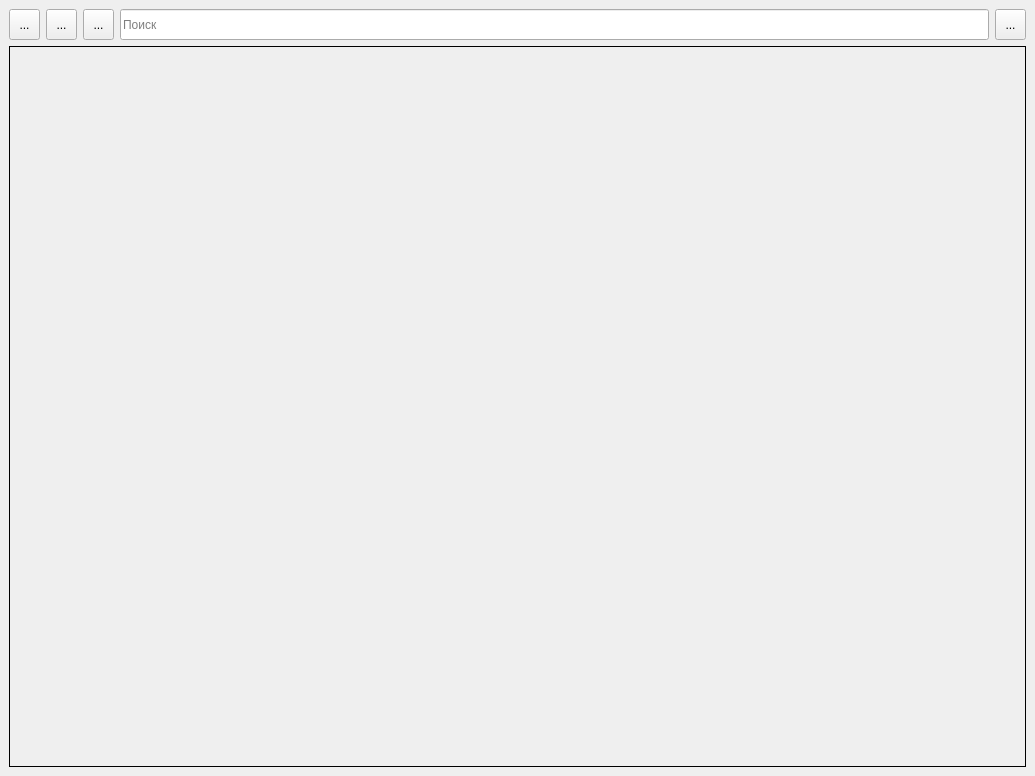
<?xml version="1.0" encoding="UTF-8"?>
<ui version="4.0">
 <class>Browser</class>
 <widget class="QMainWindow" name="Browser">
  <property name="geometry">
   <rect>
    <x>0</x>
    <y>0</y>
    <width>1035</width>
    <height>776</height>
   </rect>
  </property>
  <property name="windowTitle">
   <string>YFenBrowser</string>
  </property>
  <property name="windowIcon">
   <iconset resource="icons.qrc">
    <normaloff>:/Icon/JHUuiS-J27Y.jpg</normaloff>:/Icon/JHUuiS-J27Y.jpg</iconset>
  </property>
  <widget class="QWidget" name="centralwidget">
   <layout class="QGridLayout" name="gridLayout">
    <item row="0" column="0">
     <widget class="QToolButton" name="toolButton_back">
      <property name="minimumSize">
       <size>
        <width>31</width>
        <height>31</height>
       </size>
      </property>
      <property name="text">
       <string>...</string>
      </property>
      <property name="icon">
       <iconset resource="icons.qrc">
        <normaloff>:/Icon/free-icon-left-arrow-271218.png</normaloff>:/Icon/free-icon-left-arrow-271218.png</iconset>
      </property>
     </widget>
    </item>
    <item row="0" column="1">
     <widget class="QToolButton" name="toolButton_refresh">
      <property name="minimumSize">
       <size>
        <width>31</width>
        <height>31</height>
       </size>
      </property>
      <property name="text">
       <string>...</string>
      </property>
      <property name="icon">
       <iconset resource="icons.qrc">
        <normaloff>:/Icon/free-icon-refresh-271224.png</normaloff>:/Icon/free-icon-refresh-271224.png</iconset>
      </property>
      <property name="shortcut">
       <string>F5</string>
      </property>
     </widget>
    </item>
    <item row="0" column="2">
     <widget class="QToolButton" name="toolButton_home">
      <property name="minimumSize">
       <size>
        <width>31</width>
        <height>31</height>
       </size>
      </property>
      <property name="text">
       <string>...</string>
      </property>
      <property name="icon">
       <iconset resource="icons.qrc">
        <normaloff>:/Icon/free-icon-up-arrow-271238.png</normaloff>:/Icon/free-icon-up-arrow-271238.png</iconset>
      </property>
     </widget>
    </item>
    <item row="0" column="3">
     <widget class="QLineEdit" name="lineEdit">
      <property name="minimumSize">
       <size>
        <width>0</width>
        <height>31</height>
       </size>
      </property>
      <property name="styleSheet">
       <string notr="true"/>
      </property>
      <property name="placeholderText">
       <string>Поиск</string>
      </property>
      <property name="cursorMoveStyle">
       <enum>Qt::LogicalMoveStyle</enum>
      </property>
     </widget>
    </item>
    <item row="0" column="4">
     <widget class="QToolButton" name="toolButton_search">
      <property name="minimumSize">
       <size>
        <width>31</width>
        <height>31</height>
       </size>
      </property>
      <property name="text">
       <string>...</string>
      </property>
      <property name="icon">
       <iconset resource="icons.qrc">
        <normaloff>:/Icon/free-icon-left-arrow-271236.png</normaloff>:/Icon/free-icon-left-arrow-271236.png</iconset>
      </property>
      <property name="shortcut">
       <string>Return</string>
      </property>
     </widget>
    </item>
    <item row="1" column="0" colspan="5">
     <widget class="QFrame" name="frame">
      <property name="autoFillBackground">
       <bool>false</bool>
      </property>
      <property name="styleSheet">
       <string notr="true">border: 1px solid black;</string>
      </property>
      <property name="frameShape">
       <enum>QFrame::StyledPanel</enum>
      </property>
      <property name="frameShadow">
       <enum>QFrame::Raised</enum>
      </property>
     </widget>
    </item>
   </layout>
  </widget>
 </widget>
 <resources>
  <include location="icons.qrc"/>
 </resources>
 <connections/>
</ui>
